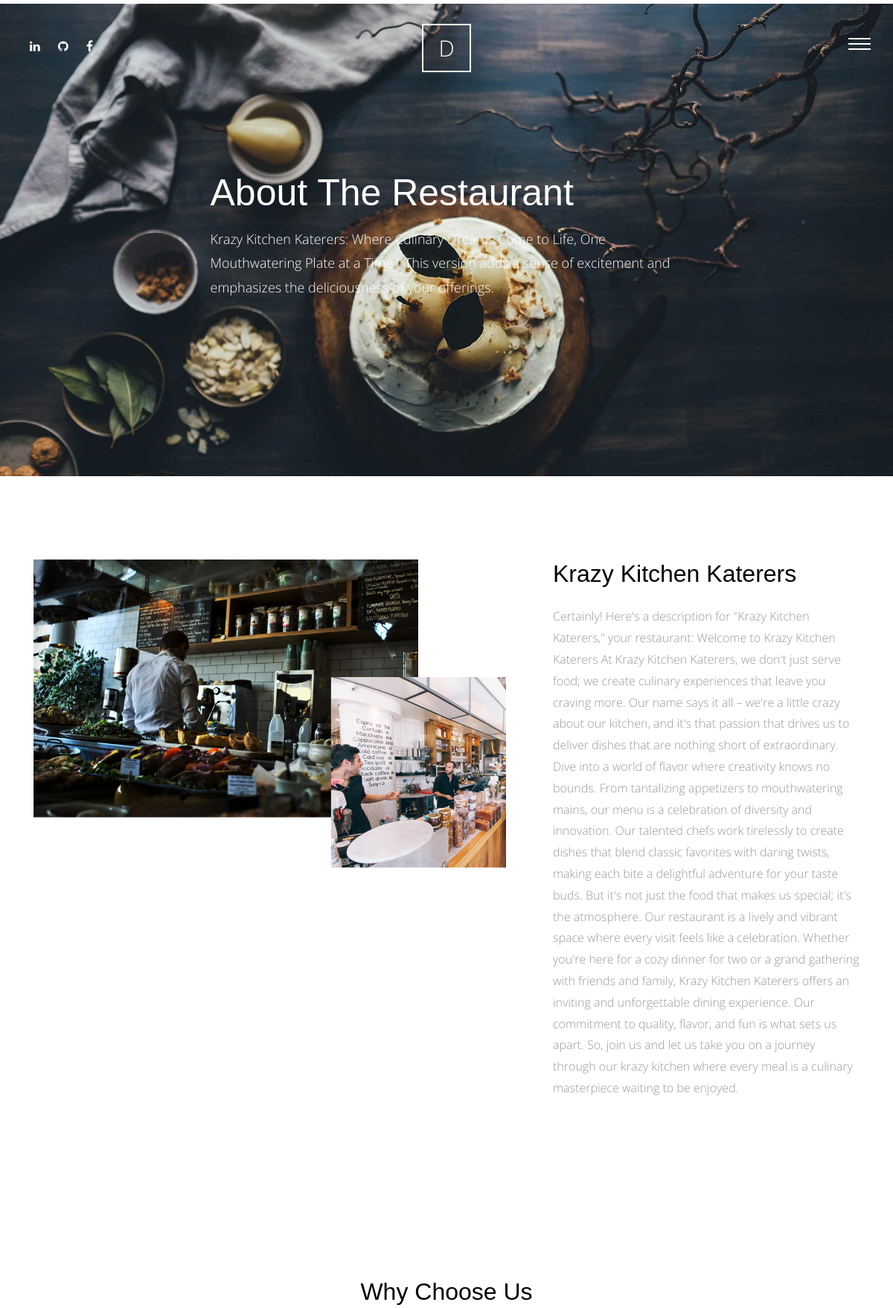
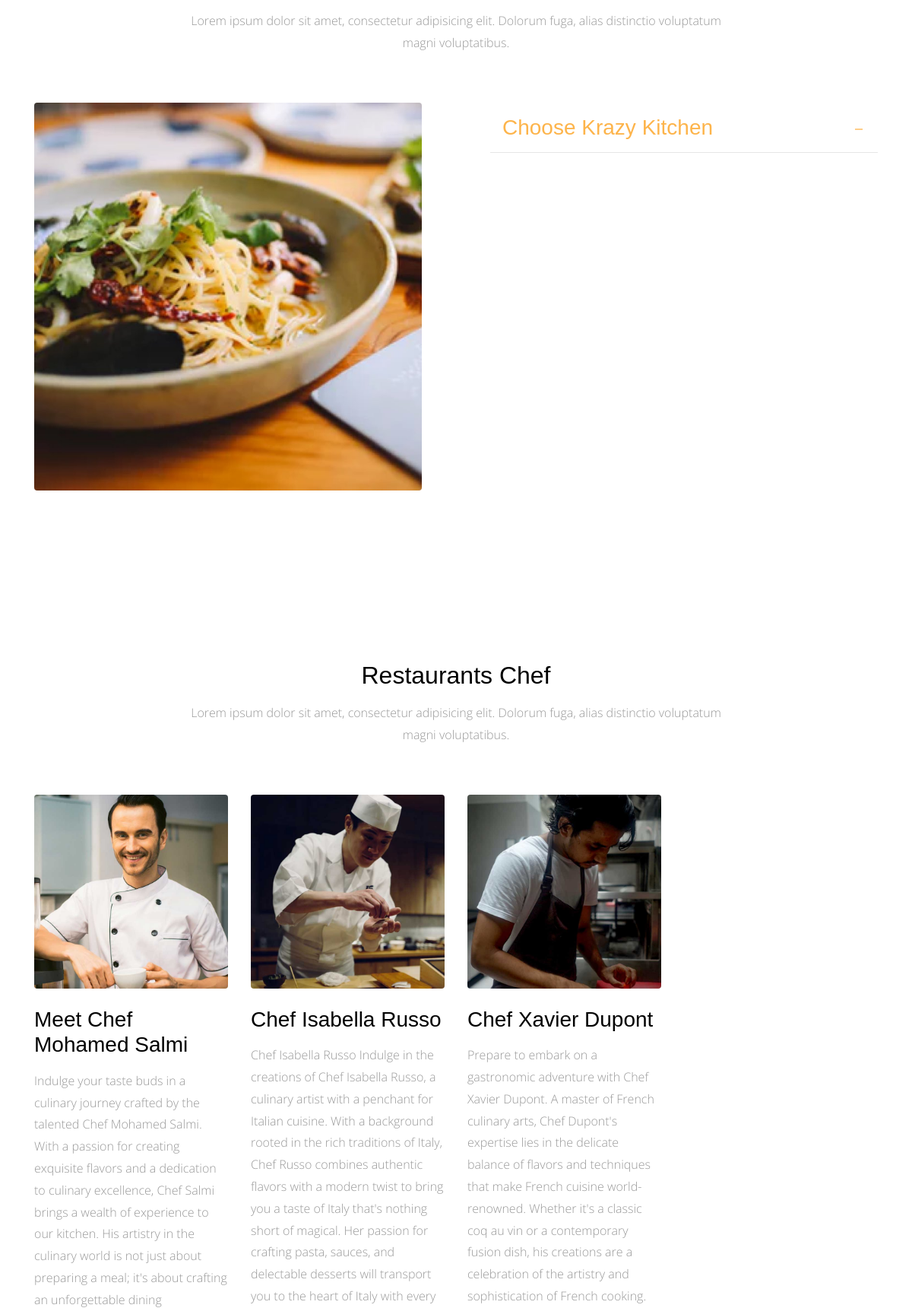
Screenshot of /aboutus/ (upper part) with the database file from the repository (2 pictures, top to bottom).
### aboutus/models.py (models this page shows, shortened)
class AboutUs(models.Model):
    title = models.CharField(max_length=100)
    content = models.TextField()
    class Meta:
        verbose_name = 'about us'
        verbose_name_plural = 'about us'

class WhyChooseUs(models.Model):
    title = models.CharField(max_length=100)
    content = models.TextField()
    class Meta:
        verbose_name = 'why choose us'
        verbose_name_plural = 'why choose us'

class Chef(models.Model):
    name = models.CharField(max_length=50)
    subtitle = models.CharField(max_length=100)
    bio = models.TextField()
    image = models.ImageField(upload_to='chef/')
    class Meta:
        verbose_name = 'chef'
        verbose_name_plural = 'chefs'

### aboutus/views.py (the view)
# urls.py: path('', views.aboutus_list, name='aboutus_list'),
def aboutus_list(request):
    about = AboutUs.objects.last()
    why_choose_us = WhyChooseUs.objects.all()
    chef = Chef.objects.all()
    context = {
        'about' : about ,
        'why_choose_us' : why_choose_us ,
        'chef' : chef,
    }
    return render(request , 'about.html' , context)

### aboutus/templates/about.html (shortened to what this page needs)
{% extends 'base.html' %}
{% load static %}
{% block body %}
      <div class="main-wrap">
        <div class="cover_1 cover_sm">
          <div class="img_bg" style="background-image: url({% static 'img/slider-1.jpg' %})" data-stellar-background-ratio="0.5">
            <div class="container">
              <div class="row align-items-center justify-content-center">
                <div class="col-md-7" data-aos="fade-up">
                  <h2 class="heading">About The Restaurant</h2>
                  <p class="lead">Krazy Kitchen Katerers: Where Culinary Dreams Come to Life, One Mouthwatering Plate at a Time." This version adds a sense of excitement and emphasizes the deliciousness of your offerings.</p>
                </div>
              </div>
            </div>
          </div>
        </div>
        <div class="section">
          <div class="container">
            <div class="row">
              <div class="col-md-7" data-aos="fade-up">
                <img src="{% static 'img/about_1.png' %}" alt="Image placeholder" class="img-fluid">
              </div>
              <div class="col-md-5 pl-md-5" data-aos="fade-up" data-aos-delay="200">
                <h2 class="mb-4">{{about.title}}</h2>
                <p>{{about.content}}</p>
              </div>
            </div>
          </div>
        </div>
        <div class="section">
          <div class="container">
            <div class="row justify-content-center mb-5" data-aos="fade-up">
              <div class="col-md-8  text-center">
                <h2 class="mb-3">Why Choose Us</h2>
                <p class="lead">Lorem ipsum dolor sit amet, consectetur adipisicing elit. Dolorum fuga, alias distinctio voluptatum magni voluptatibus.</p>
              </div>
            </div>
            <div class="row large-gutters">
              <div class="col-md-6"  data-aos="fade-up" data-aos-delay="200">
                <img src="{% static 'img/img_2.jpg' %}" alt="Image placeholder" class="img-fluid rounded">
              </div>
              <div class="col-md-6" data-aos="fade-up" data-aos-delay="300">
                <div class="accordion" id="accordion">
                  {% for info in why_choose_us %}
                    <div class="accordion-item">
                      <h3 class="mb-0">
                        <a class="btn-block p-3" data-toggle="collapse" href="#collapse{{info.id}}" role="button" aria-expanded="true" aria-controls="collapseOne">{{info.title}} </a>
                      </h3>
                    </div>
                  {% endfor %}
                </div>
              </div>
            </div>
          </div>
        </div>
        <div class="section">
          <div class="container">
            <div class="row justify-content-center mb-5" data-aos="fade-up">
              <div class="col-md-8  text-center">
                <h2 class="mb-3">Restaurants Chef</h2>
                <p class="lead">Lorem ipsum dolor sit amet, consectetur adipisicing elit. Dolorum fuga, alias distinctio voluptatum magni voluptatibus.</p>
              </div>
            </div>
            <div class="row">
              {% for one in chef %}
                <div class="col-md-3" data-aos="fade-up" data-aos-delay="100">
                  <img src="{{one.image.url}}" alt="Image placeholder" class="img-fluid mb-4 rounded">
                  <h3 class="mb-3">{{one.name}}</h3>
                  <p class="mb-5">{{one.bio}}</p>
                </div>
              {% endfor %}
            </div>
          </div>
        </div>
      </div>
      {% endblock body %}

### static/css/style.css (style rules this page uses)
html { overflow-x: hidden; }
body { background: #fff; font-family: "Open Sans", cursive; font-size: 16px; line-height: 1.8; font-weight: 300; color: #999999; }
a { -webkit-transition: .3s all ease; -o-transition: .3s all ease; transition: .3s all ease; text-decoration: none; }
h1, h2, h3, h4, h5 { color: #000; font-family: "Playfair Display", Arial, sans-serif; }
h1 a, h2 a, h3 a, h4 a, h5 a { color: #000; }
.lead { font-size: 16px; }
.section { padding: 7em 0; }
.cover_1 { position: relative; }
.cover_1 .lead { color: #fff; font-size: 18px; }
.cover_1 .img_bg { background-repeat: no-repeat; background-size: cover !important; background-position: center center; }
.cover_1 .img_bg, .cover_1 .img_bg > .container > .row { min-height: 700px; height: 100vh; }
.cover_1.cover_sm .img_bg, .cover_1.cover_sm .img_bg > .container > .row { min-height: 600px; height: 80vh; }
.cover_1 .heading { color: white; font-weight: 300; font-size: 30px; line-height: 1.5; }
@media (min-width: 768px) { .cover_1 .heading { font-size: 50px; line-height: 1.5; } }
.large-gutters { margin-right: -45px; margin-left: -45px; }
.large-gutters > [class*="col-"] { padding-right: 45px; padding-left: 45px; }
.accordion .btn-block { position: relative; border-bottom: 1px solid #e6e6e6; }
.accordion .btn-block[aria-expanded="true"] { color: #fdb44b; }

### rows the page displays
AboutUs: title "Krazy Kitchen Katerers", content "Certainly! Here's a description for \"Krazy Kitchen Katerers,\" your restaurant: Welcome to Krazy Kitchen Katerers At Krazy Kitchen Katerers, we don't just serve food; we create culinary experiences that leave you craving more. Our name says it all – we're a little crazy about our kitchen, and it's that passion that drives us to deliver dishes that are nothing short of extraordinary. Dive into a world of flavor where creativity knows no bounds. From tantalizing appetizers to mouthwatering mains, our menu is a celebration of diversity and innovation. Our talented chefs work tirelessly to create dishes that blend classic favorites with daring twists, making each bite a delightful adventure for…"
WhyChooseUs: title "Choose Krazy Kitchen"
Chef: image (picture), name "Meet Chef Mohamed Salmi"
Chef: image (picture), name "Chef Isabella Russo"
Chef: image (picture), name "Chef Xavier Dupont", bio "Prepare to embark on a gastronomic adventure with Chef Xavier Dupont. A master of French culinary arts, Chef Dupont's expertise lies in the delicate balance of flavors and techniques that make French cuisine world-renowned. Whether it's a classic coq au vin or a contemporary fusion dish, his creations are a celebration of the artistry and sophistication of French cooking."
